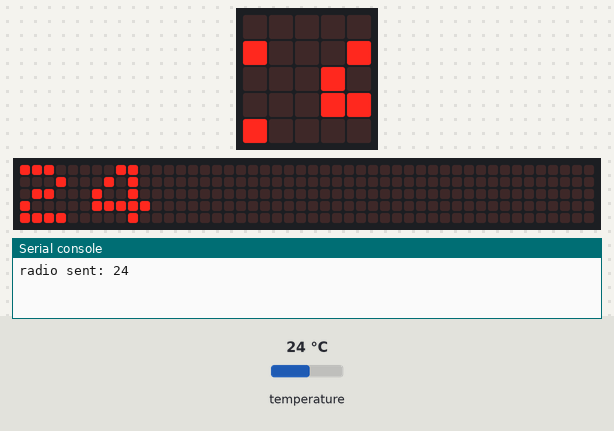
Bench run of a program on a simulated BBC micro:bit (MakeCode). Parts: the board's 5×5 LED display, a strip that is not on the board, showing the scrolling text unrolled, the last lines printed to the serial console. The test bench sets the inputs (shaded band); at power-on: temperature 24 °C. No radio messages arrive unless stated (any console line starting 'radio sent:' is added by the test bench); the 48×5 strip is a reading aid, not a part: it shows the text the display is scrolling, unrolled, one strip-width of it at a time.

Above: at 6.67 s.
6.7 s: temperature set to 12 °C
At 11.59 s:
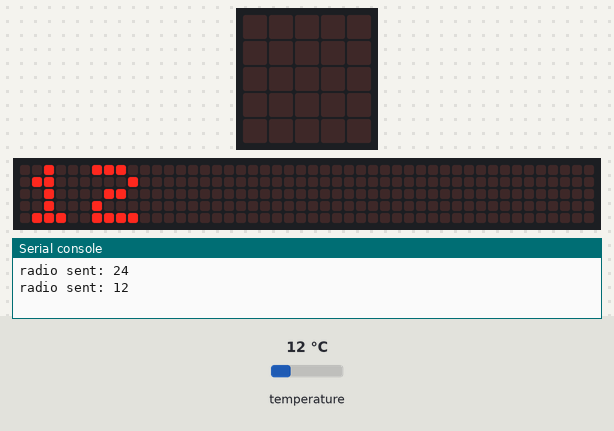
13.3 s: temperature set to 19 °C
At 16.71 s:
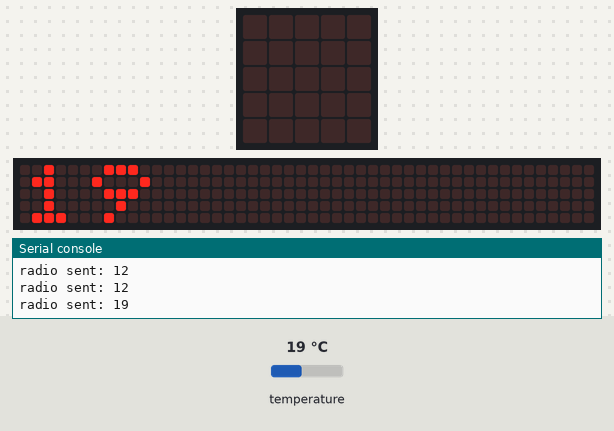
18.0 s: temperature set to 28 °C
At 22.83 s:
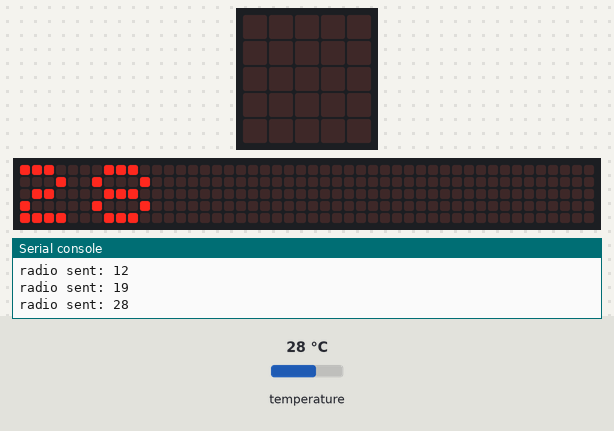

Measured:
- what the display in image 1 shows lasts 0.4 s, from 11.4 s to 11.8 s

The program:

Pilot-tempetury.py
```python
tempetura = 0
basic.show_string("PILOT")
radio.set_group(91)

def on_forever():
    global tempetura
    tempetura = input.temperature()
    radio.send_number(tempetura)
    basic.show_number(tempetura)
    basic.pause(1000)
basic.forever(on_forever)
```
